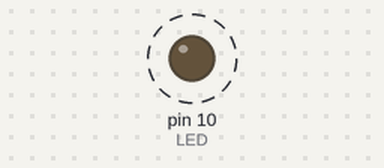
Simulated run of this program. Board: Arduino Pro Mini, built with avr-gcc and run on an emulated ATmega328P. On the bench: output pins drawn as LEDs (lit = HIGH). Dashed ring = blinking.

Above: at 0.2 s.
Timing chart, 0 to 3.0 s (numbered marks = the images above):
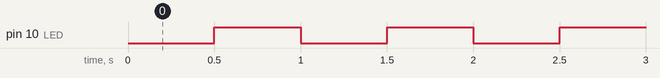

Measured:
- by itself, pin 10 (LED): alternates HIGH for 0.50 s and LOW for 0.50 s

The program:

main.cpp
```cpp
/* PLATFORMIO TEST CODE
* AUTHOR: JUAN PABLO VALENZUELA
* DESCRIPTION: TURN ON AND OFF A BLUE LED
*/
#include <Arduino.h>

//Pin 13 is the Built in LED
#define LED 10
//We use pin 10 to turn on an LED

//Variables
int ledstate = LOW;
long current,previous; //time variables
long interval = 500; //Time period of LED

void setup() {
  // put your setup code here, to run once:
  pinMode(LED, OUTPUT);
  Serial.begin(115200);
}

void loop() {
  // put your main code here, to run repeatedly:
  current = millis();
  if ((current - previous)>=interval){
    previous = current;
    ledstate = !ledstate;
    digitalWrite(LED,ledstate);
  }

}
```
